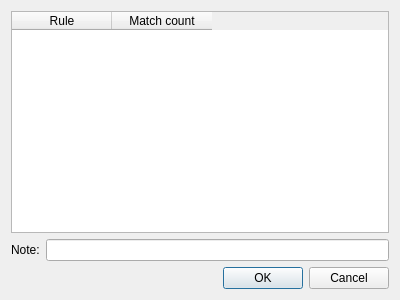
<?xml version="1.0" encoding="UTF-8"?>
<ui version="4.0">
 <class>NewRuleSuppression</class>
 <widget class="QDialog" name="NewRuleSuppression">
  <property name="geometry">
   <rect>
    <x>0</x>
    <y>0</y>
    <width>400</width>
    <height>300</height>
   </rect>
  </property>
  <property name="baseSize">
   <size>
    <width>400</width>
    <height>300</height>
   </size>
  </property>
  <property name="windowTitle">
   <string>New Rule Suppression</string>
  </property>
  <layout class="QVBoxLayout" name="verticalLayout">
   <item>
    <widget class="QTableWidget" name="tableWidget">
     <property name="editTriggers">
      <set>QAbstractItemView::NoEditTriggers</set>
     </property>
     <property name="selectionMode">
      <enum>QAbstractItemView::ExtendedSelection</enum>
     </property>
     <property name="selectionBehavior">
      <enum>QAbstractItemView::SelectRows</enum>
     </property>
     <property name="showGrid">
      <bool>false</bool>
     </property>
     <property name="sortingEnabled">
      <bool>true</bool>
     </property>
     <property name="wordWrap">
      <bool>false</bool>
     </property>
     <column>
      <property name="text">
       <string>Rule</string>
      </property>
     </column>
     <column>
      <property name="text">
       <string>Match count</string>
      </property>
     </column>
    </widget>
   </item>
   <item>
    <layout class="QHBoxLayout" name="horizontalLayout">
     <item>
      <widget class="QLabel" name="label">
       <property name="text">
        <string>Note:</string>
       </property>
      </widget>
     </item>
     <item>
      <widget class="QLineEdit" name="noteLineEdit"/>
     </item>
    </layout>
   </item>
   <item>
    <widget class="QDialogButtonBox" name="buttonBox">
     <property name="orientation">
      <enum>Qt::Horizontal</enum>
     </property>
     <property name="standardButtons">
      <set>QDialogButtonBox::Cancel|QDialogButtonBox::Ok</set>
     </property>
    </widget>
   </item>
  </layout>
 </widget>
 <resources/>
 <connections>
  <connection>
   <sender>buttonBox</sender>
   <signal>accepted()</signal>
   <receiver>NewRuleSuppression</receiver>
   <slot>accept()</slot>
   <hints>
    <hint type="sourcelabel">
     <x>248</x>
     <y>254</y>
    </hint>
    <hint type="destinationlabel">
     <x>157</x>
     <y>274</y>
    </hint>
   </hints>
  </connection>
  <connection>
   <sender>buttonBox</sender>
   <signal>rejected()</signal>
   <receiver>NewRuleSuppression</receiver>
   <slot>reject()</slot>
   <hints>
    <hint type="sourcelabel">
     <x>316</x>
     <y>260</y>
    </hint>
    <hint type="destinationlabel">
     <x>286</x>
     <y>274</y>
    </hint>
   </hints>
  </connection>
 </connections>
</ui>
